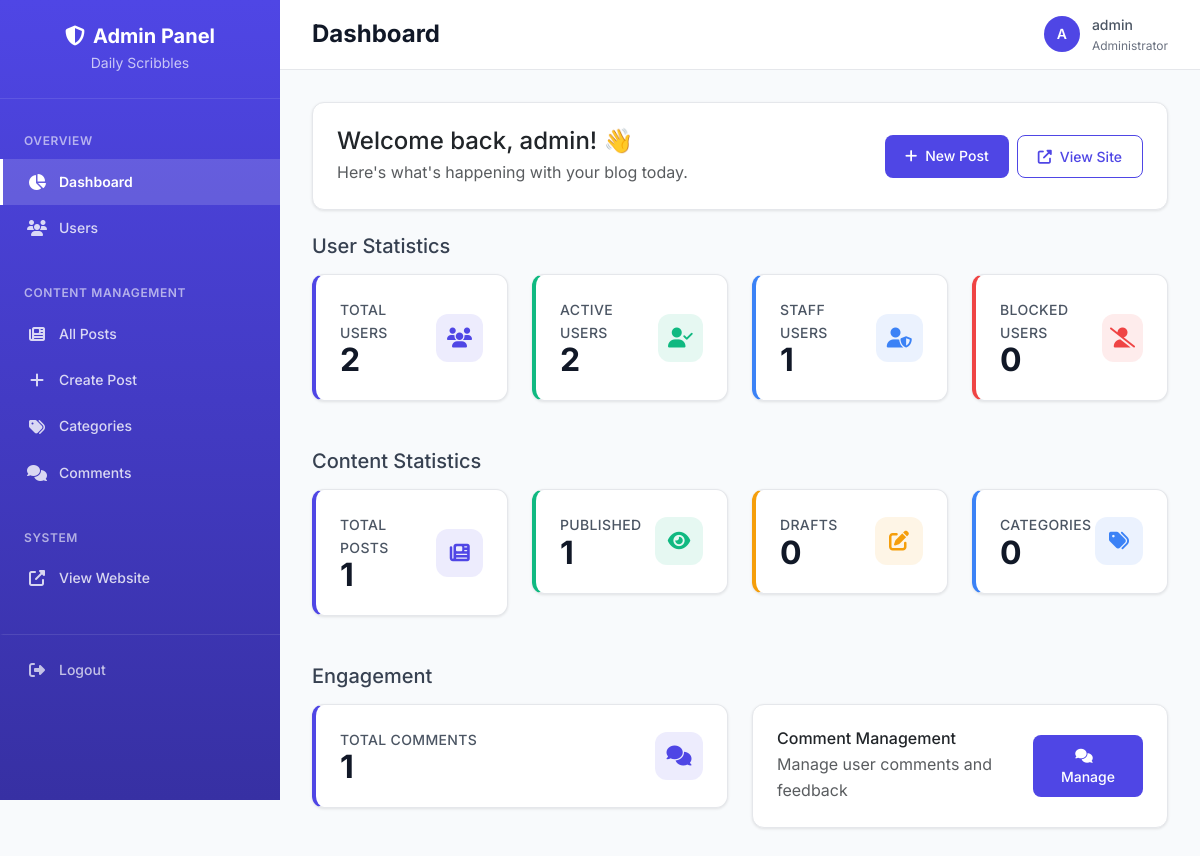
Page /adminpanel/ (signed in) on the committed database.
### userapp/models.py (models this page shows, shortened)
class CustomUser(AbstractUser):
    email = models.EmailField(unique=True)

### adminpanel/views.py (the view)
# urls.py: path('', views.dashboard, name='dashboard'),
@login_required
@user_passes_test(is_admin)
def dashboard(request):
    total_users = User.objects.count()
    active_users = User.objects.filter(is_active=True).count()
    staff_users = User.objects.filter(is_staff=True).count()
    blocked_users = User.objects.filter(is_active=False).count()
    total_blogs = BlogPost.objects.count()
    published_blogs = BlogPost.objects.filter(status='published').count()
    draft_blogs = BlogPost.objects.filter(status='draft').count()
    total_categories = Category.objects.count()
    total_comments = Comment.objects.count()
    context = {
        'total_users': total_users,
        'active_users': active_users,
        'staff_users': staff_users,
        'blocked_users': blocked_users,
        'total_blogs': total_blogs,
        'published_blogs': published_blogs,
        'draft_blogs': draft_blogs,
        'total_categories': total_categories,
        'total_comments': total_comments,
    }
    return render(request, 'adminpanel/dashboard.html', context)

### adminpanel/views.py (called while the page is built)
def is_admin(user):
    return user.is_authenticated and (user.is_staff or user.is_superuser)

### templates/adminpanel/dashboard.html
{% extends 'adminpanel/base.html' %}
{% block page_title %}Dashboard{% endblock %}
{% block content %}
<div class="row mb-4">
    <div class="col-12">
        <div class="card">
            <div class="card-body">
                <div class="d-flex align-items-center justify-content-between">
                    <div>
                        <h4 class="mb-1">Welcome back, {{ request.user.first_name|default:request.user.username }}! 👋</h4>
                        <p class="text-muted mb-0">Here's what's happening with your blog today.</p>
                    </div>
                    <div class="d-flex gap-2">
                        <a href="{% url 'adminpanel:create_blog' %}" class="btn btn-primary">
                            <i class="fas fa-plus me-2"></i>New Post
                        </a>
                        <a href="{% url 'blog:post_list' %}" class="btn btn-outline-primary" target="_blank">
                            <i class="fas fa-external-link-alt me-2"></i>View Site
                        </a>
                    </div>
                </div>
            </div>
        </div>
    </div>
</div>
<div class="row mb-4">
    <div class="col-12">
        <h5 class="mb-3">User Statistics</h5>
    </div>
    <div class="col-xl-3 col-md-6 mb-4">
        <div class="card stats-card">
            <div class="card-body">
                <div class="d-flex align-items-center justify-content-between">
                    <div>
                        <div class="stats-label">Total Users</div>
                        <div class="stats-number">{{ total_users }}</div>
                    </div>
                    <div class="stats-icon primary">
                        <i class="fas fa-users"></i>
                    </div>
                </div>
            </div>
        </div>
    </div>
    <div class="col-xl-3 col-md-6 mb-4">
        <div class="card stats-card success">
            <div class="card-body">
                <div class="d-flex align-items-center justify-content-between">
                    <div>
                        <div class="stats-label">Active Users</div>
                        <div class="stats-number">{{ active_users }}</div>
                    </div>
                    <div class="stats-icon success">
                        <i class="fas fa-user-check"></i>
                    </div>
                </div>
            </div>
        </div>
    </div>
    <div class="col-xl-3 col-md-6 mb-4">
        <div class="card stats-card info">
            <div class="card-body">
                <div class="d-flex align-items-center justify-content-between">
                    <div>
                        <div class="stats-label">Staff Users</div>
                        <div class="stats-number">{{ staff_users }}</div>
                    </div>
                    <div class="stats-icon info">
                        <i class="fas fa-user-shield"></i>
                    </div>
                </div>
            </div>
        </div>
    </div>
    <div class="col-xl-3 col-md-6 mb-4">
        <div class="card stats-card danger">
            <div class="card-body">
                <div class="d-flex align-items-center justify-content-between">
                    <div>
                        <div class="stats-label">Blocked Users</div>
                        <div class="stats-number">{{ blocked_users }}</div>
                    </div>
                    <div class="stats-icon danger">
                        <i class="fas fa-user-slash"></i>
                    </div>
                </div>
            </div>
        </div>
    </div>
</div>
<div class="row mb-4">
    <div class="col-12">
        <h5 class="mb-3">Content Statistics</h5>
    </div>
    <div class="col-xl-3 col-md-6 mb-4">
        <div class="card stats-card">
            <div class="card-body">
                <div class="d-flex align-items-center justify-content-between">
                    <div>
                        <div class="stats-label">Total Posts</div>
                        <div class="stats-number">{{ total_blogs }}</div>
                    </div>
                    <div class="stats-icon primary">
                        <i class="fas fa-newspaper"></i>
                    </div>
                </div>
            </div>
        </div>
    </div>
    <div class="col-xl-3 col-md-6 mb-4">
        <div class="card stats-card success">
            <div class="card-body">
                <div class="d-flex align-items-center justify-content-between">
                    <div>
                        <div class="stats-label">Published</div>
                        <div class="stats-number">{{ published_blogs }}</div>
                    </div>
                    <div class="stats-icon success">
                        <i class="fas fa-eye"></i>
                    </div>
                </div>
            </div>
        </div>
    </div>
    <div class="col-xl-3 col-md-6 mb-4">
        <div class="card stats-card warning">
            <div class="card-body">
                <div class="d-flex align-items-center justify-content-between">
                    <div>
                        <div class="stats-label">Drafts</div>
                        <div class="stats-number">{{ draft_blogs }}</div>
                    </div>
                    <div class="stats-icon warning">
                        <i class="fas fa-edit"></i>
                    </div>
                </div>
            </div>
        </div>
    </div>
    <div class="col-xl-3 col-md-6 mb-4">
        <div class="card stats-card info">
            <div class="card-body">
                <div class="d-flex align-items-center justify-content-between">
                    <div>
                        <div class="stats-label">Categories</div>
                        <div class="stats-number">{{ total_categories }}</div>
                    </div>
                    <div class="stats-icon info">
                        <i class="fas fa-tags"></i>
                    </div>
                </div>
            </div>
        </div>
    </div>
</div>
<div class="row mb-4">
    <div class="col-12">
        <h5 class="mb-3">Engagement</h5>
    </div>
    <div class="col-xl-6 col-md-6 mb-4">
        <div class="card stats-card">
            <div class="card-body">
                <div class="d-flex align-items-center justify-content-between">
                    <div>
                        <div class="stats-label">Total Comments</div>
                        <div class="stats-number">{{ total_comments }}</div>
                    </div>
                    <div class="stats-icon primary">
                        <i class="fas fa-comments"></i>
                    </div>
                </div>
            </div>
        </div>
    </div>
    <div class="col-xl-6 col-md-6 mb-4">
        <div class="card">
            <div class="card-body">
                <div class="d-flex justify-content-between align-items-center">
                    <div>
                        <h6 class="card-title mb-1">Comment Management</h6>
                        <p class="text-muted mb-0">Manage user comments and feedback</p>
                    </div>
                    <a href="{% url 'adminpanel:comment_management' %}" class="btn btn-primary">
                        <i class="fas fa-comments me-2"></i>Manage
                    </a>
                </div>
            </div>
        </div>
    </div>
</div>
</div>
{% endblock %}

### templates/adminpanel/base.html (shortened to what this page needs)
<!DOCTYPE html>
<html lang="en">
<head>
    <link href="https://cdn.jsdelivr.net/npm/bootstrap@5.3.0/dist/css/bootstrap.min.css" rel="stylesheet">
    <link href="https://cdnjs.cloudflare.com/ajax/libs/font-awesome/6.4.0/css/all.min.css" rel="stylesheet">
</head>
<body>
    <nav class="sidebar">
        <div class="sidebar-brand">
            <h4><i class="fas fa-shield-alt me-2"></i>Admin Panel</h4>
            <p>Daily Scribbles</p>
        </div>
        <div class="sidebar-nav">
            <div class="nav-section-title">Overview</div>
            <ul class="nav flex-column">
                <li class="nav-item">
                    <a class="nav-link {% if request.resolver_match.url_name == 'dashboard' %}active{% endif %}"
                       href="{% url 'adminpanel:dashboard' %}">
                        <i class="fas fa-chart-pie"></i>
                        Dashboard
                    </a>
                </li>
                <li class="nav-item">
                    <a class="nav-link {% if request.resolver_match.url_name == 'user_management' %}active{% endif %}"
                       href="{% url 'adminpanel:user_management' %}">
                        <i class="fas fa-users"></i>
                        Users
                    </a>
                </li>
            </ul>
            <div class="nav-section-title">Content Management</div>
            <ul class="nav flex-column">
                <li class="nav-item">
                    <a class="nav-link {% if request.resolver_match.url_name == 'blog_management' %}active{% endif %}"
                       href="{% url 'adminpanel:blog_management' %}">
                        <i class="fas fa-newspaper"></i>
                        All Posts
                    </a>
                </li>
                <li class="nav-item">
                    <a class="nav-link {% if request.resolver_match.url_name == 'create_blog' %}active{% endif %}"
                       href="{% url 'adminpanel:create_blog' %}">
                        <i class="fas fa-plus"></i>
                        Create Post
                    </a>
                </li>
                <li class="nav-item">
                    <a class="nav-link {% if request.resolver_match.url_name == 'category_management' %}active{% endif %}"
                       href="{% url 'adminpanel:category_management' %}">
                        <i class="fas fa-tags"></i>
                        Categories
                    </a>
                </li>
                <li class="nav-item">
                    <a class="nav-link {% if request.resolver_match.url_name == 'comment_management' %}active{% endif %}"
                       href="{% url 'adminpanel:comment_management' %}">
                        <i class="fas fa-comments"></i>
                        Comments
                    </a>
                </li>
            </ul>
            <div class="nav-section-title">System</div>
            <ul class="nav flex-column">
                <li class="nav-item">
                    <a class="nav-link" href="{% url 'blog:post_list' %}" target="_blank">
                        <i class="fas fa-external-link-alt"></i>
                        View Website
                    </a>
                </li>
                <li class="nav-item">
                    <a class="nav-link logout-link" href="{% url 'adminpanel:logout' %}">
                        <i class="fas fa-sign-out-alt"></i>
                        Logout
                    </a>
                </li>
            </ul>
        </div>
    </nav>
    <div class="main-content">
        <header class="main-header">
            <h1 class="page-title">{% block page_title %}Dashboard{% endblock %}</h1>
            <div class="user-info">
                <div class="user-avatar">{{ request.user.username|first|upper }}</div>
                <div>
                    <div style="font-weight: 500;">{{ request.user.username }}</div>
                    <div style="font-size: 0.75rem; color: var(--gray-500);">Administrator</div>
                </div>
            </div>
        </header>
        <div class="content-area">
            {% block content %}
            {% endblock %}
        </div>
</body>
</html>

### rows in the picture
CustomUser: user.username|first "A", user.username "admin", user.first_name "admin"

### other values in the picture
{{ total_users }} "2"
{{ active_users }} "2"
{{ staff_users }} "1"
{{ blocked_users }} "0"
{{ total_blogs }} "1"
{{ published_blogs }} "1"
{{ draft_blogs }} "0"
{{ total_categories }} "0"
{{ total_comments }} "1"
